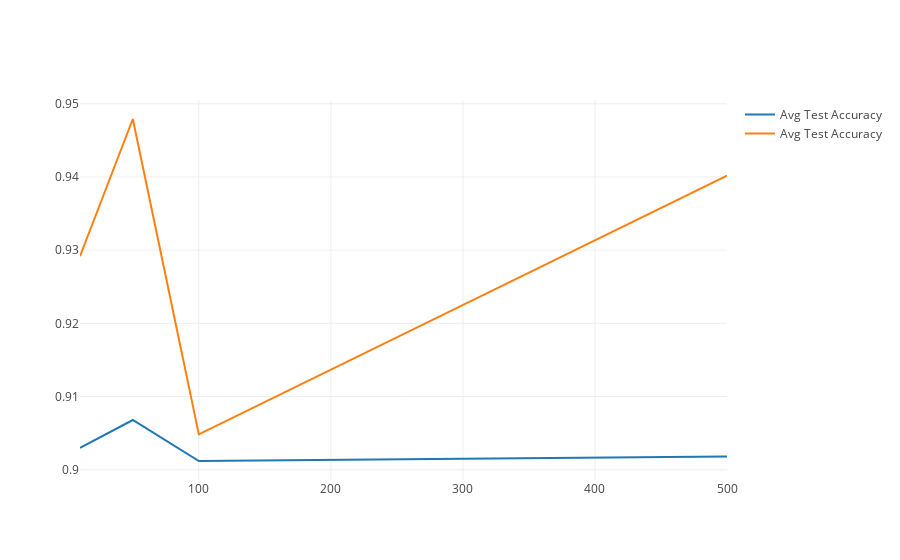
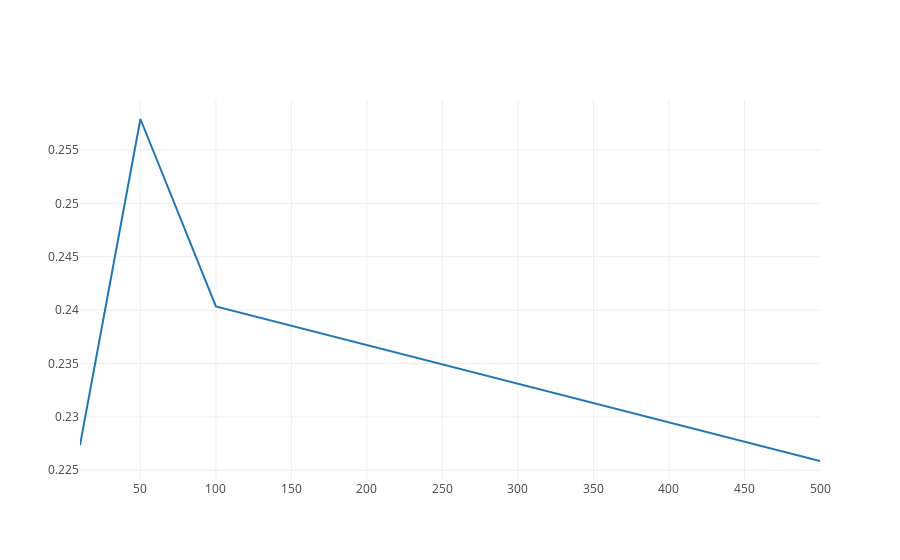
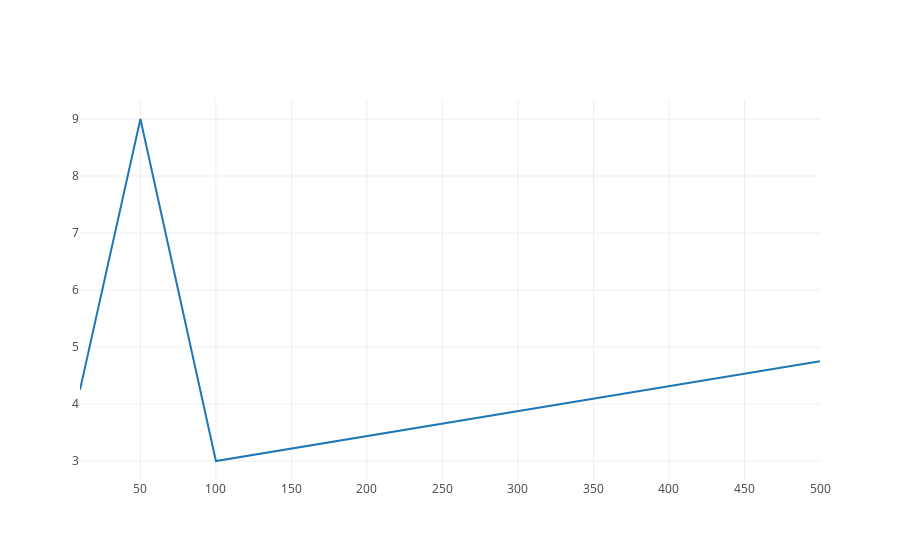

The notebook cell these images were saved under, in order:
### Code cell
def enable_plotly_in_cell():
  import IPython
  from plotly.offline import init_notebook_mode
#
# OLD (google colab)
#  display(IPython.core.display.HTML('''
#        <script src="/static/components/requirejs/require.js"></script>
#  '''))
#  init_notebook_mode(connected=False)
#
# New (OSC) [thanks to Stephen Gant for this!]
  init_notebook_mode(connected=True)

from plotly.offline import iplot
import plotly.graph_objs as go
import numpy as np

enable_plotly_in_cell()
#
# Costs
data1 = go.Scatter(
    x=np.array([10,50,100,500]),
    y=avg_acc_test_list,
    mode='lines',
    name="Avg Test Accuracy"
)

data1_2 = go.Scatter(
    x=np.array([10,50,100,500]),
    y=avg_acc_train_list,
    mode='lines',
    name="Avg Test Accuracy"
)
iplot(dict(data=[data1,data1_2]))

data2 = go.Scatter(
    x=np.array([10,50,100,500]),
    y=avg_loss_test_list,
    mode='lines',
    name="Avg Test Loss"
)

iplot(dict(data=[data2]))

data3 = go.Scatter(
    x=np.array([10,50,100,500]),
    y=avg_epochs_list,
    mode='lines',
    name="Average N Epochs"
)
iplot(dict(data=[data3]))

### Figure 1 — Plotly figure (JSON) as saved in the notebook; plotly's stock layout.template omitted (floating-point values rounded to 4 significant figures)
{"data": [{"mode": "lines", "name": "Avg Test Accuracy", "type": "scatter", "uid": "22ac7843-e623-41aa-b2c2-361b7ade1210", "x": [10, 50, 100, 500], "y": [0.903, 0.9068, 0.9012, 0.9018]}, {"mode": "lines", "name": "Avg Test Accuracy", "type": "scatter", "uid": "05ec8194-cb61-489a-84c3-ea4099bcab87", "x": [10, 50, 100, 500], "y": [0.9292, 0.9479, 0.9048, 0.9402]}], "layout": {}}

### Figure 2 — Plotly figure (JSON) as saved in the notebook; plotly's stock layout.template omitted (floating-point values rounded to 4 significant figures)
{"data": [{"mode": "lines", "name": "Avg Test Loss", "type": "scatter", "uid": "4bba1e3a-f8ff-4414-895a-fae33eeda6ea", "x": [10, 50, 100, 500], "y": [0.2273, 0.2579, 0.2403, 0.2259]}], "layout": {}}

### Figure 3 — Plotly figure (JSON) as saved in the notebook; plotly's stock layout.template omitted (floating-point values rounded to 4 significant figures)
{"data": [{"mode": "lines", "name": "Average N Epochs", "type": "scatter", "uid": "7c91ecfb-ed8f-4d0d-be44-f35dcf9c2b29", "x": [10, 50, 100, 500], "y": [4.25, 9, 3, 4.75]}], "layout": {}}
